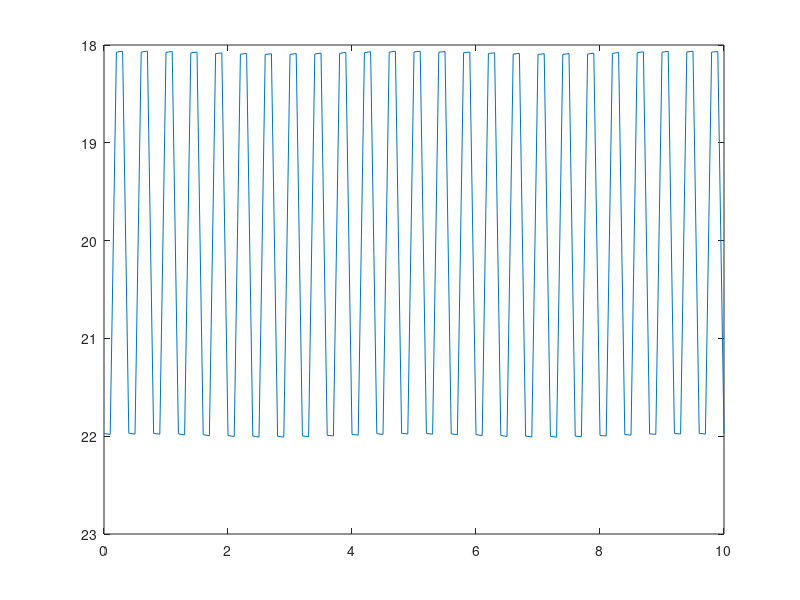
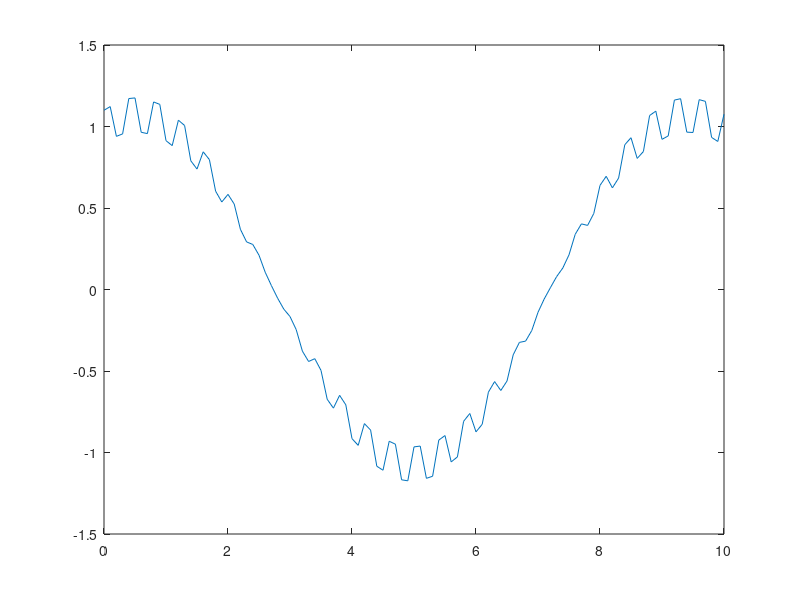
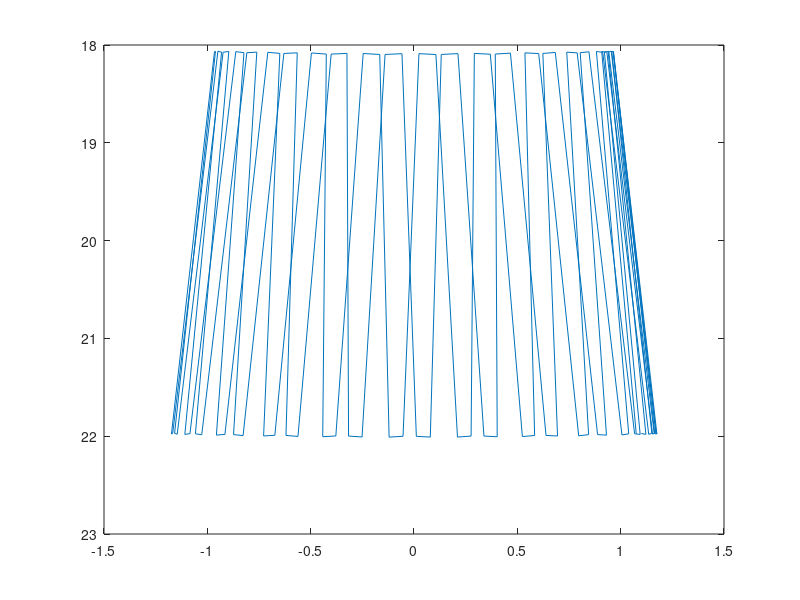
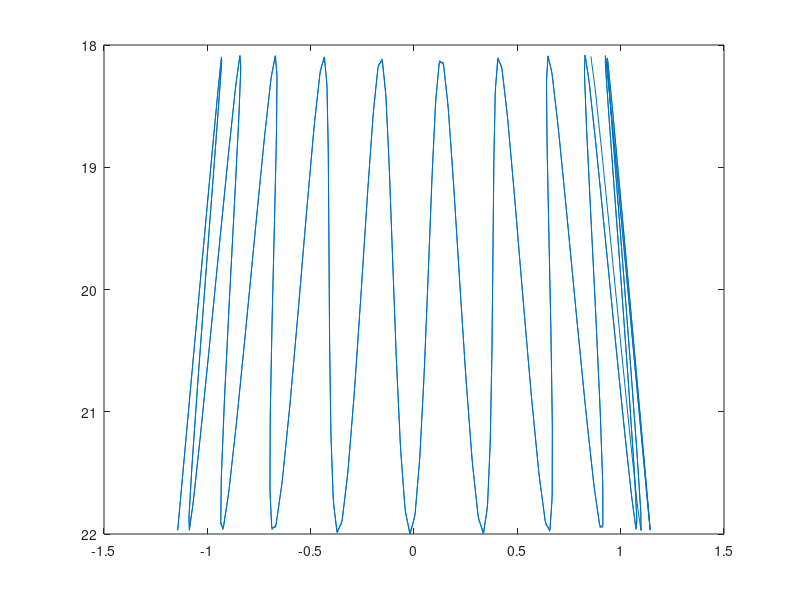

These figures' MATLAB source, in order:
clear all;
m = 0.1; %kg
theta_0 = 0.05; %rad
theta_0_dot = 0.01; %rad/s
l0 = 20; %meters
r0 = 22; %meters
r0_dot = 0.1; % m/s

k = 20; %N/m
g = 9.8; %m/s2
x(1) = 22*sin(0.05);
y(1) = 22*cos(0.05);
x_dot0 = r0_dot*sin(theta_0) + r0*theta_0_dot*cos(theta_0);
y_dot0 = r0_dot*cos(theta_0) - r0*theta_0_dot*sin(theta_0);
dt = 0.1;
y(2) = y(1)+y_dot0*dt;
x(2) = x(1)+x_dot0*dt;
t = 0:dt:10;
for i = 2:length(t)-1
    l = sqrt(x(i).^2+y(i).^2);
    x_prev = x(i-1);
    y_prev = y(i-1);
    x_cur = x(i);
    y_cur = y(i);
    f_x = @(x_new)(m*((x_new-(2*x_cur)+x_prev) / (dt^2)) + k*(sqrt(x_cur^2+y_cur^2)-l0)*(x_cur/(sqrt(x_cur^2+y_cur^2))));
    f_y = @(y_new)(m*((y_new-(2*y_cur)+y_prev) / (dt^2)) + k*(sqrt(x_cur^2+y_cur^2)-l0)*(y_cur/(sqrt(x_cur^2+y_cur^2)))-m*g);
    x_new = fzero(f_x,x_cur);
    y_new = fzero(f_y, y_cur);
    x(i+1) = x_new;
    y(i+1) = y_new;
end
figure
plot(t,y)
set(gca, 'YDir', 'reverse')
figure
plot(t,x)
figure
plot(x,y);
set(gca, 'YDir', 'reverse')
%% convergence study
converged = false;
while(converged == false)
    end_position = sqrt(x(end)^2+y(end)^2);
    end_position_1 = sqrt(x(end-1)^2 +y(end-1)^2);
    if (abs(end_position-end_position_1)>0.005)
    dt = dt./2;
    t = 0:dt:10;
for i = 2:length(t)-1
    l = sqrt(x(i).^2+y(i).^2);
    x_prev = x(i-1);
    y_prev = y(i-1);
    x_cur = x(i);
    y_cur = y(i);
    f_x = @(x_new)(m*((x_new-(2*x_cur)+x_prev) / (dt^2)) + k*(sqrt(x_cur^2+y_cur^2)-l0)*(x_cur/(sqrt(x_cur^2+y_cur^2))));
    f_y = @(y_new)(m*((y_new-(2*y_cur)+y_prev) / (dt^2)) + k*(sqrt(x_cur^2+y_cur^2)-l0)*(y_cur/(sqrt(x_cur^2+y_cur^2)))-m*g);
    x_new = fzero(f_x,x_cur);
    y_new = fzero(f_y, y_cur);
    x(i+1) = x_new;
    y(i+1) = y_new;
end
    else
    converged = true;
    end
end
figure
plot(x,y)
set(gca, 'YDir', 'reverse')
%% task 7
dt = 0.03;
f_theta = @(t)(0.052.*cos(0.7.*t-0.28));
f_r = @(t)(1.95.*cos(14.14.*t-0.0036)+20.05);
t = 0:dt:10;
x_test = f_r(t).*sin(f_theta(t));
y_test = f_r(t).*cos(f_theta(t));
plot(x_test,y_test)
set(gca, 'YDir', 'reverse')
figure
plot(t,x_test)
figure
plot(t,y_test)
